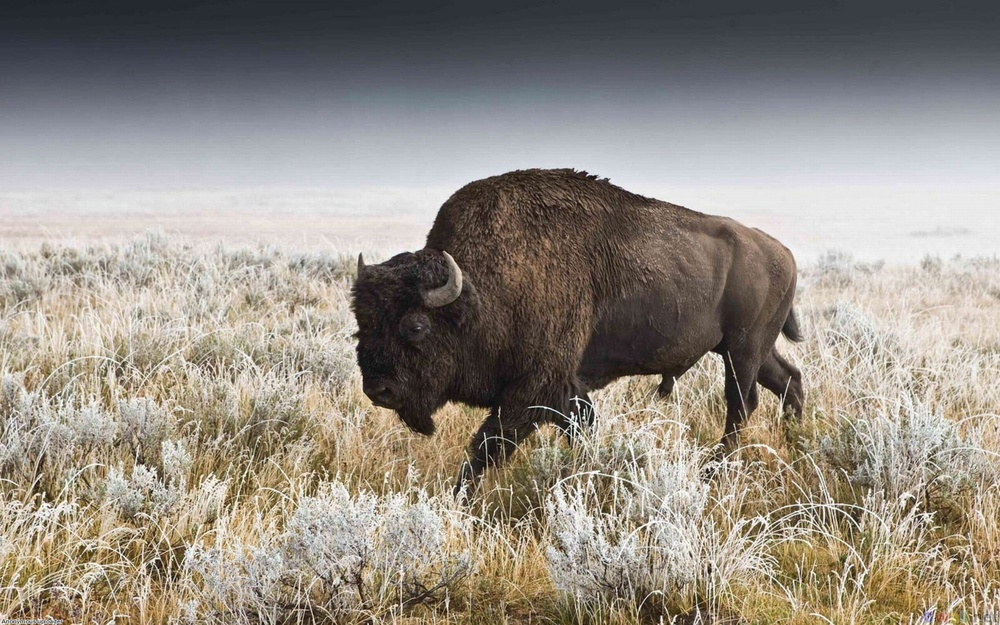
#> input picture imgs/bison.jpg, 1000 x 625 px, shrunk from 1920 x 1200 before the run; its folder holds only this picture in this run
$ python progressive_fourier.py
#> lines starting #> are read from the running program, lines starting #| are printed output that depends on the picture
import cv2
import numpy as np
import os
import random

def fourier_transform_animation(image_path, points_per_iteration=10):
    # Read the image in color
    img = cv2.imread(image_path)

    # Check if image is loaded
    if img is None:
        print(f"Error: Image not found at {image_path}")
        return

    # Split the image into its RGB channels
    blue_channel, green_channel, red_channel = cv2.split(img)

    # Apply Fourier Transform to each channel
    dft_blue = cv2.dft(np.float32(blue_channel), flags=cv2.DFT_COMPLEX_OUTPUT)
    dft_green = cv2.dft(np.float32(green_channel), flags=cv2.DFT_COMPLEX_OUTPUT)
    dft_red = cv2.dft(np.float32(red_channel), flags=cv2.DFT_COMPLEX_OUTPUT)

    dft_shift_blue = np.fft.fftshift(dft_blue)
    dft_shift_green = np.fft.fftshift(dft_green)
    dft_shift_red = np.fft.fftshift(dft_red)

    # Initialize window
    cv2.namedWindow("Inverse Fourier Transform", cv2.WINDOW_NORMAL)

    # Initialize Video Writer
    fourcc = cv2.VideoWriter_fourcc(*'XVID')
    video_writer = cv2.VideoWriter('fourier_transform_animation.avi', fourcc, 20.0, (img.shape[1], img.shape[0]))

    # Frequency components
    rows, cols, _ = img.shape
    mask = np.zeros((rows, cols, 2), np.uint8)

    # Number of points to select
    num_points = rows * cols

    # Generate random points
    points = [(random.randint(0, cols-1), random.randint(0, rows-1)) for _ in range(num_points)]
    random.shuffle(points)  # Shuffle the points for randomness

    # Animation loop
    for i in range(0, len(points), points_per_iteration):
        upper_bound = min(i + points_per_iteration, len(points))

        for point in points[i:upper_bound]:
            mask[point[1], point[0]] = (1, 1)

        # Apply mask and inverse DFT for each channel
        fshift_blue = dft_shift_blue * mask
        fshift_green = dft_shift_green * mask
        fshift_red = dft_shift_red * mask

        f_ishift_blue = np.fft.ifftshift(fshift_blue)
        f_ishift_green = np.fft.ifftshift(fshift_green)
        f_ishift_red = np.fft.ifftshift(fshift_red)

        img_back_blue = cv2.idft(f_ishift_blue)
        img_back_green = cv2.idft(f_ishift_green)
        img_back_red = cv2.idft(f_ishift_red)

        img_back_blue = cv2.magnitude(img_back_blue[:, :, 0], img_back_blue[:, :, 1])
        img_back_green = cv2.magnitude(img_back_green[:, :, 0], img_back_green[:, :, 1])
        img_back_red = cv2.magnitude(img_back_red[:, :, 0], img_back_red[:, :, 1])

        # Normalize and combine channels
        img_back_blue = cv2.normalize(img_back_blue, None, 0, 255, cv2.NORM_MINMAX)
        img_back_green = cv2.normalize(img_back_green, None, 0, 255, cv2.NORM_MINMAX)
        img_back_red = cv2.normalize(img_back_red, None, 0, 255, cv2.NORM_MINMAX)

        img_back = cv2.merge([img_back_blue, img_back_green, img_back_red]).astype(np.uint8)

        # Display the result
        cv2.imshow("Inverse Fourier Transform", img_back)

        # Write frame to video
        video_writer.write(img_back)

        # Check for 'q' key to break the loop
        if cv2.waitKey(1) & 0xFF == ord('q'):
            break

    # Release Video Writer
    video_writer.release()

    # Wait indefinitely after the animation is complete
    cv2.waitKey(0)
    cv2.destroyAllWindows()

def main():
    # Path to the images
    img_dir = './imgs/'

    # Check if the directory exists
    if not os.path.exists(img_dir):
        print(f"Directory not found: {img_dir}")
        return

    # List all jpg and png files in the directory
    img_files = [f for f in os.listdir(img_dir) if f.endswith(('.jpg', '.png'))]

    if not img_files:
        print("No .jpg or .png files found in the directory.")
        return

    # Display the list of images and ask the user to choose one
    print("Please select an image by entering its number:")
    for idx, file in enumerate(img_files):
        print(f"{idx + 1}: {file}")

    choice = int(input("Enter your choice: ")) - 1
#> the answer given: 1

    if 0 <= choice < len(img_files):
        selected_img_path = os.path.join(img_dir, img_files[choice])
        fourier_transform_animation(selected_img_path, points_per_iteration=10)
#> in fourier_transform_animation, img is the input picture: shape (625, 1000, 3); mean B, G, R 132.4, 141.7, 148.8
#> in fourier_transform_animation, `blue_channel, green_channel, red_channel = cv2.split(img)`:
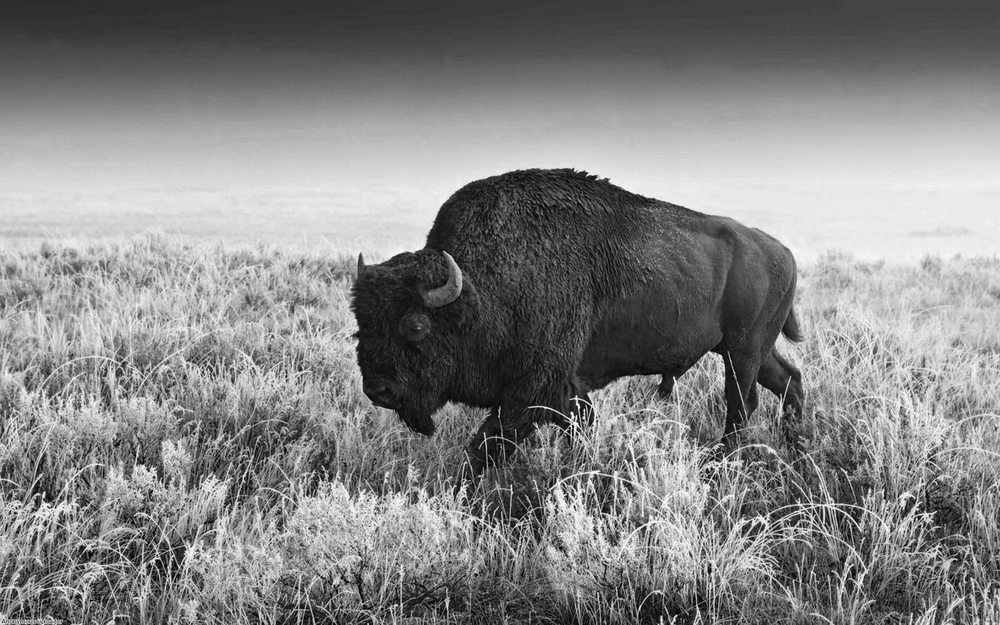
#> blue_channel: shape (625, 1000); min 0, max 254, mean 132.4
#> in fourier_transform_animation, `blue_channel, green_channel, red_channel = cv2.split(img)`:
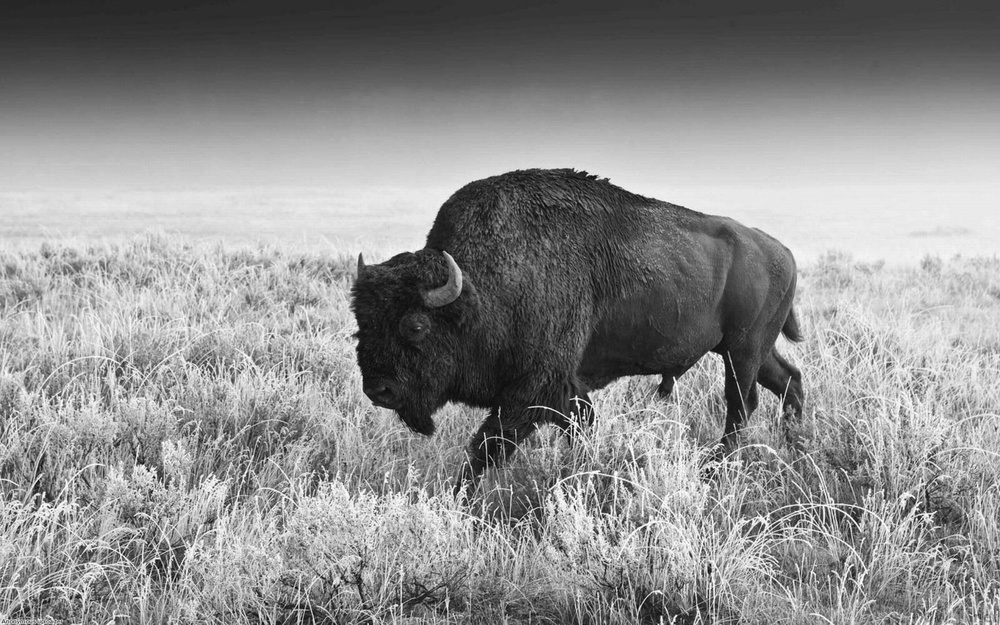
#> green_channel: shape (625, 1000); min 0, max 255, mean 141.7
#> in fourier_transform_animation, `blue_channel, green_channel, red_channel = cv2.split(img)`:
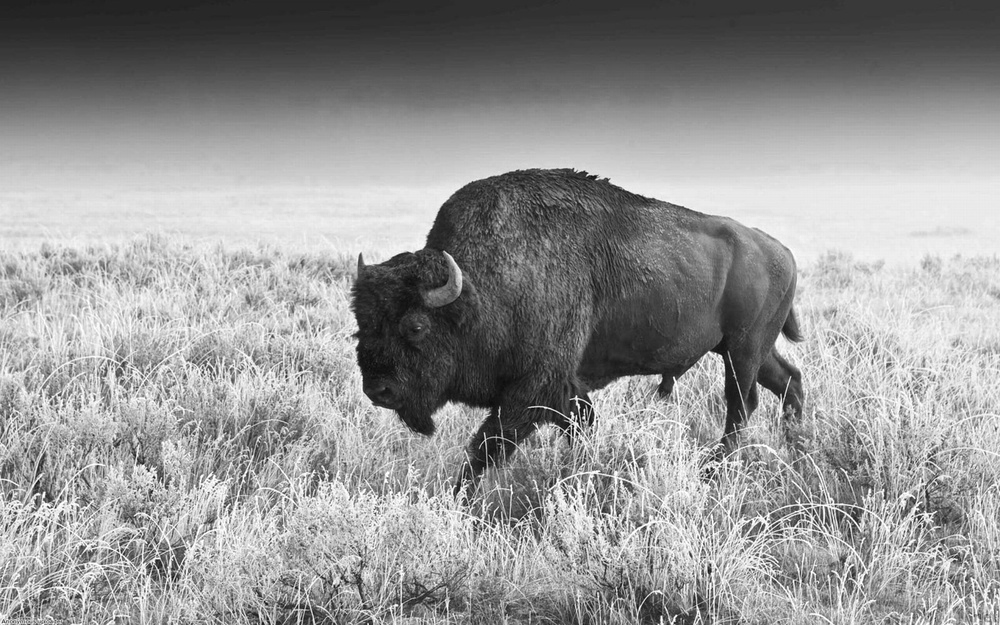
#> red_channel: shape (625, 1000); min 1, max 255, mean 148.8
#> the loop in fourier_transform_animation, `for i in range(0, len(points), points_per_iteration):` made 1 pass; (key q is pressed on pass 1)
#> pass 1, in fourier_transform_animation, `img_back_blue = cv2.magnitude(img_back_blue[:, :, 0], img_back_blue[:,..`:
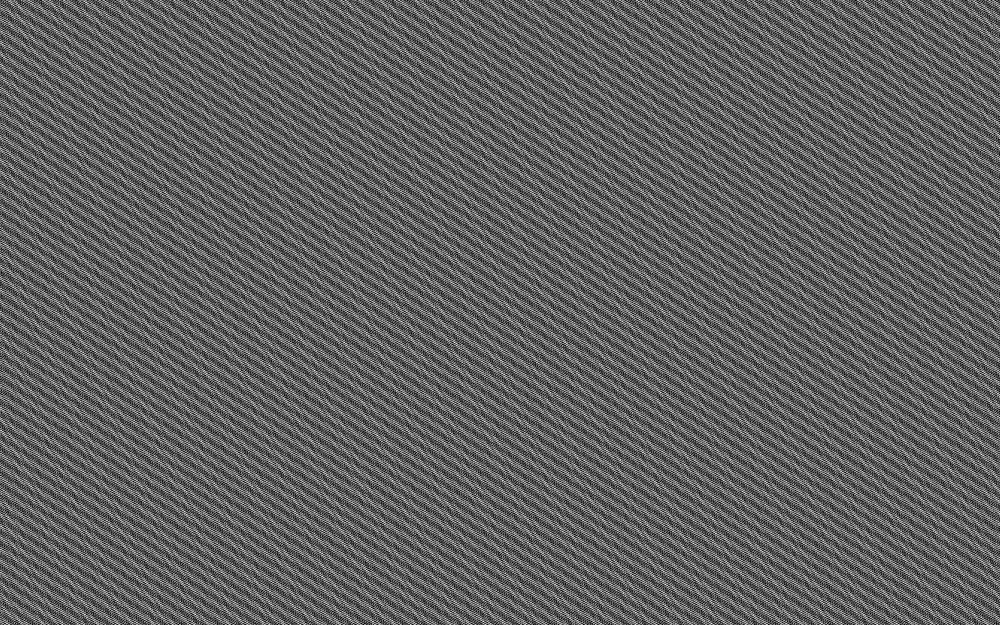
#> img_back_blue: shape (625, 1000) float32; min 46.4, max 112065.1, mean 42837.8; drawn with min black and max white
    else:
        print("Invalid selection.")

if __name__ == "__main__":
    main()
